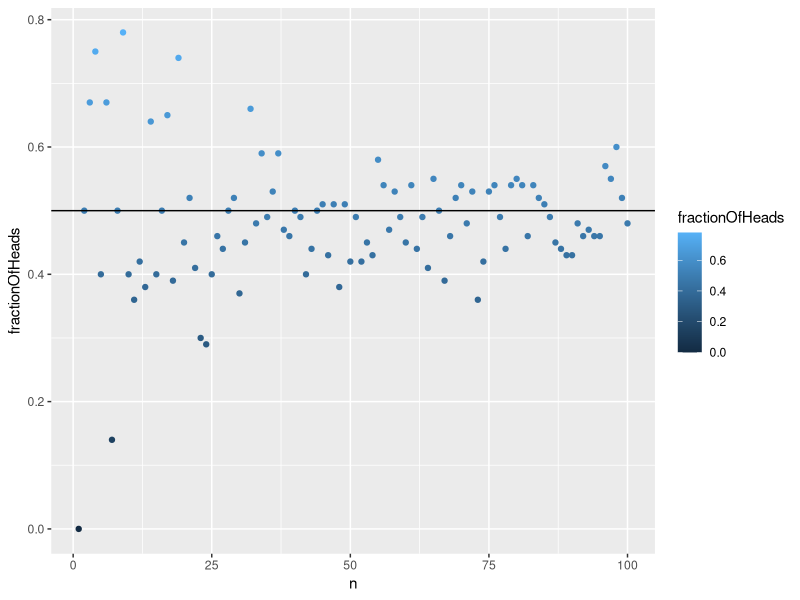
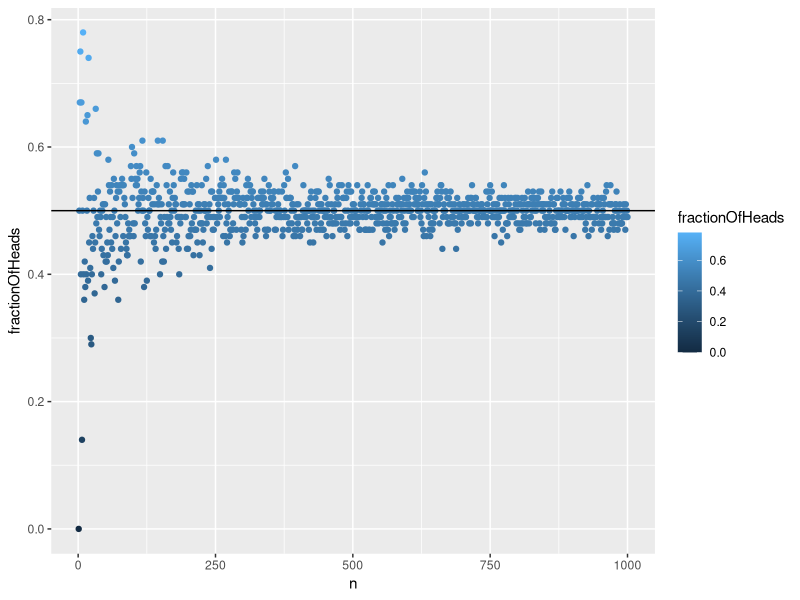
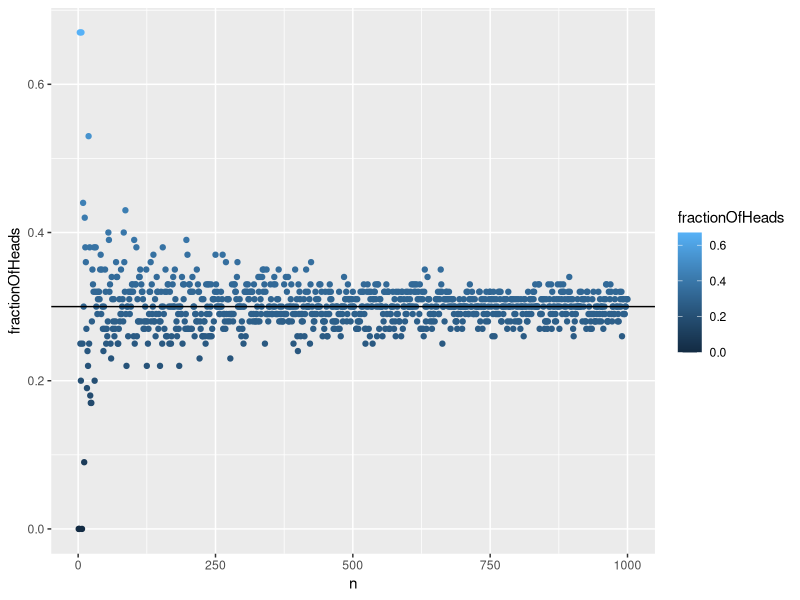

Source code (R) for these figures, in order:
## ---- chunk 1
library(ggplot2)
## ---- chunk 2
set.seed(1)
## ---- chunk 3
n <- 10
t <- 1
p <- 0.5
## ---- chunk 4
(round(mean(rbinom(n = n, size = t, prob = p)), digits = 2))
## ---- chunk 5
set.seed(1)

n <- seq(1, 100)
t <- 1
p <- 0.5

# Set up empty vector
fractionOfHeads <- NULL

# Use for loop to iterate through various n values
for (i in n){
  fractionOfHeads[i] <- round(mean(rbinom(n = i, size = t, prob = p)), digits = 2)
}

# Prepare data frame for plotting with ggplot2
fractionOfHeadsDat <- data.frame(n, fractionOfHeads)

# Scatterplot!
(p <- ggplot(fractionOfHeadsDat, aes(n, fractionOfHeads, color = fractionOfHeads)) + geom_point() + geom_hline(yintercept=0.5))

## ---- chunk 6
# This time we set the upper limit to 1000 coin tosses!
n <- seq(1, 1000)

set.seed(1)
t <- 1
p <- 0.5
fractionOfHeads <- NULL

for (i in n){
  fractionOfHeads[i] <- round(mean(rbinom(n = i, size = t, prob = p)), digits = 2)
}

fractionOfHeadsDat <- data.frame(n, fractionOfHeads)
(p <- ggplot(fractionOfHeadsDat, aes(n, fractionOfHeads, color = fractionOfHeads)) + geom_point() + geom_hline(yintercept=0.5))
## ---- chunk 7
n <- seq(1, 1000)

set.seed(1)
t <- 1
p <- 0.3
fractionOfHeads <- NULL

for (i in n){
  fractionOfHeads[i] <- round(mean(rbinom(n = i, size = t, prob = p)), digits = 2)
}

fractionOfHeadsDat <- data.frame(n, fractionOfHeads)
(p <- ggplot(fractionOfHeadsDat, aes(n, fractionOfHeads, color = fractionOfHeads)) + geom_point() + geom_hline(yintercept=0.3))
